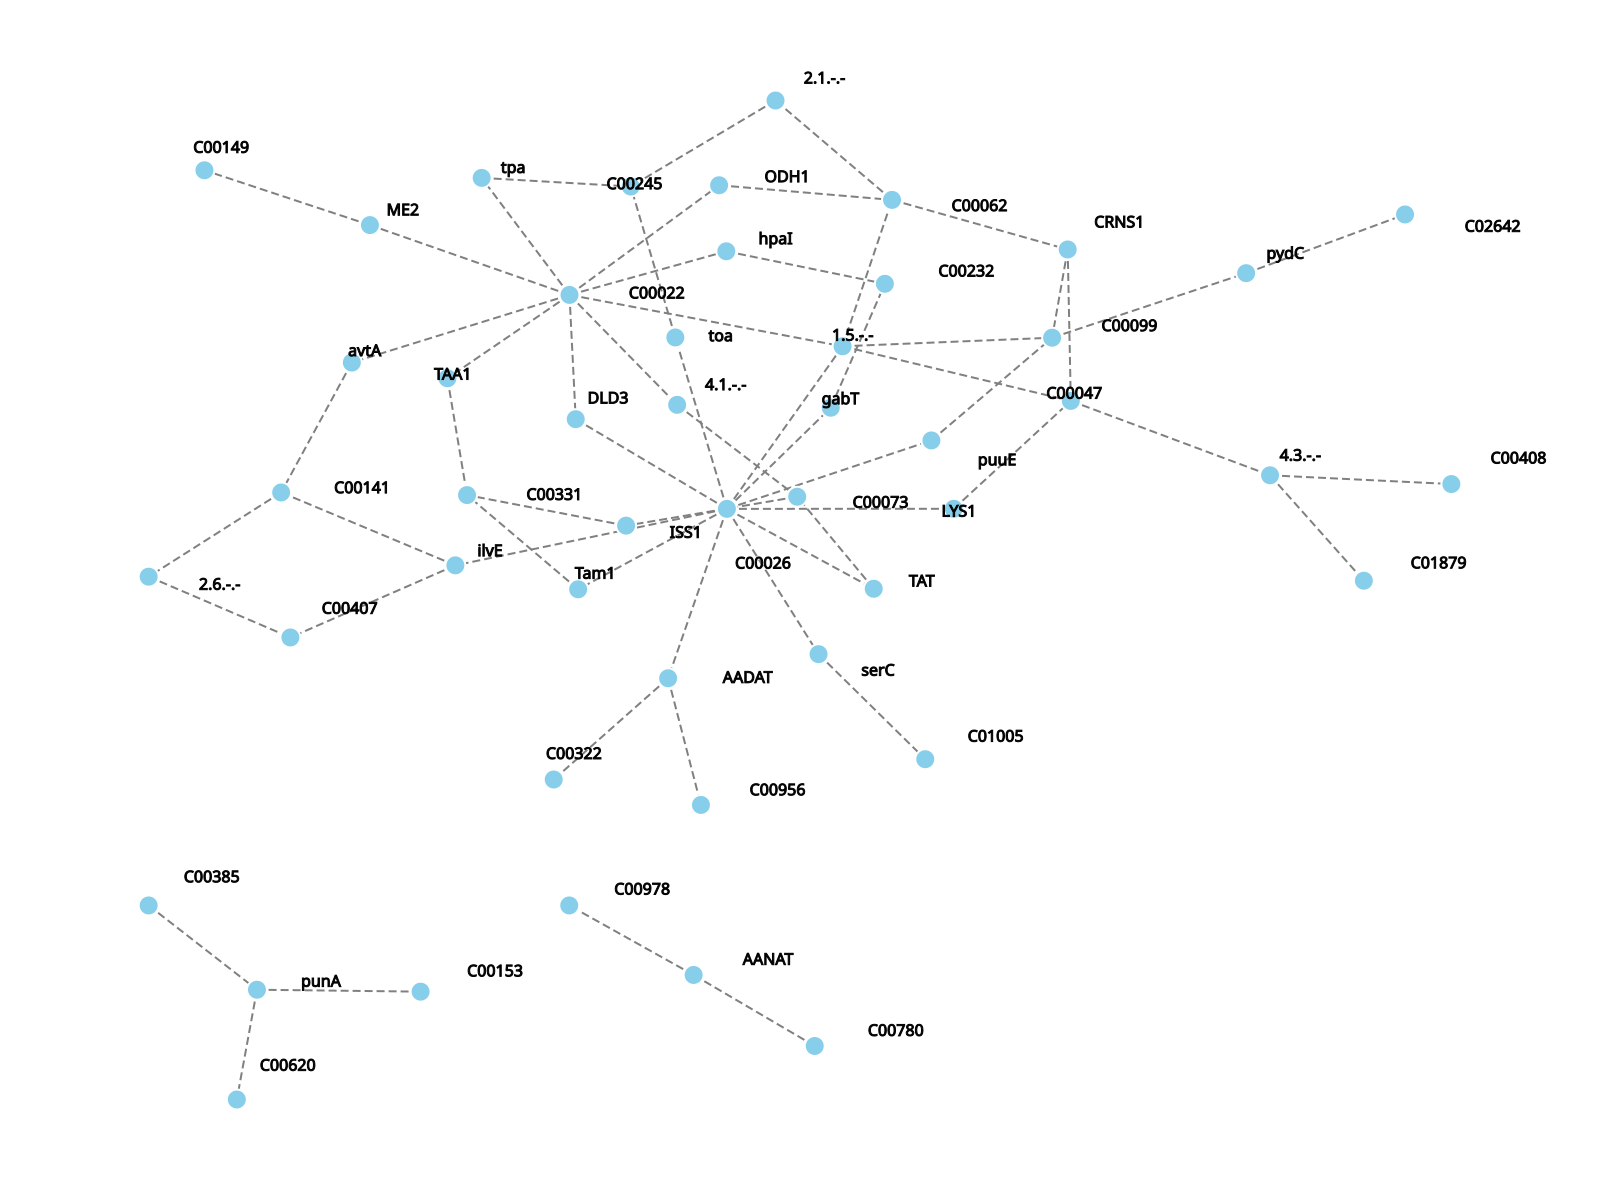

R code for this plot:
imports "models" from "cytoscape_toolkit";

require(igraph.render);

setwd(!script$dir);

let session = "result.cys"
:> open.cys
;

str(session :> list.networks);

session 
:> get.sessionInfo 
:> print
;

session
:> get.network_graph
:> render.Plot()
:> save.graphics(canvasSize = [1600,1200], file = "./render.svg", driver = "SVG")
;
